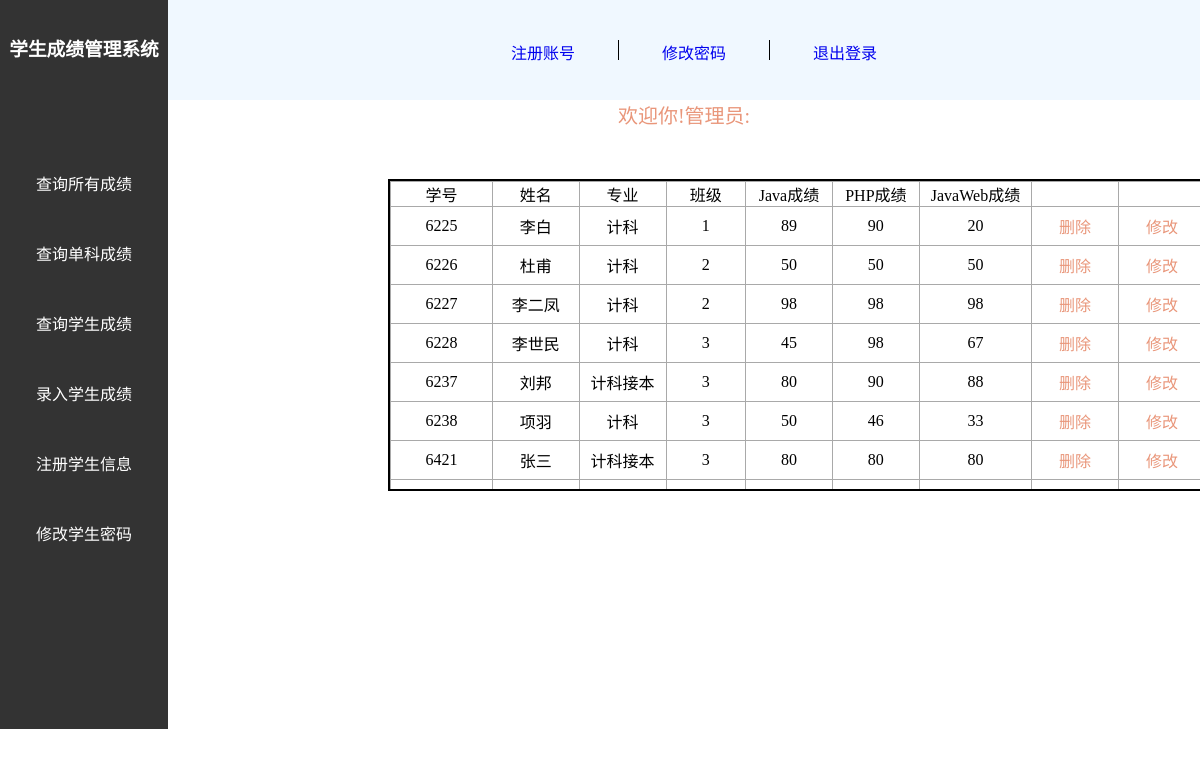
The page /select_all.php on the database its author committed.
### tables this page shows
CREATE TABLE `stu` (
  `Id` int(11) NOT NULL AUTO_INCREMENT,
  `name` varchar(20) NOT NULL DEFAULT '',
  `major` varchar(20) NOT NULL DEFAULT '',
  `classes` varchar(20) NOT NULL DEFAULT '',
  `Java` varchar(20) DEFAULT NULL,
  `PHP` varchar(20) DEFAULT NULL,
  `JavaWeb` varchar(20) DEFAULT NULL,
  PRIMARY KEY (`Id`)
);

### select_all.php (the view, shortened to what this page needs)
<?php
	$link=@mysqli_connect('localhost','root','root','student');
?>
<!DOCTYPE html>
<html lang="zh">
<head>
	<link rel="stylesheet" href="css/select_all.css" />
</head>
<body>
	<div class="header its">
		<div class="title">
			<h3>学生成绩管理系统</h3>
		</div>
		<div class="nav">
			<div class="nav_item nav_item-it1"><a href="insert_stuser.html" class="a1">注册账号</a></div>
			<div class="nav_item nav_item-it2"><a href="update_adpwd.html" class="a1">修改密码</a></div>
			<div class="nav_item nav_item-it3"><a href="index.html" class="a1">退出登录</a></div>
		</div>
	</div>
	<div class="menu its">
		<div class="nav_item1 nav_item-it4"><a href="select_all.php" class="a2">查询所有成绩</a></div>
		<div class="nav_item1 nav_item-it5"><a href="search_sco.php" class="a2">查询单科成绩</a></div>
		<div class="nav_item1 nav_item-it6"><a href="select_stu.php" class="a2">查询学生成绩</a></div>
		<div class="nav_item1 nav_item-it7"><a href="select_insert.php" class="a2">录入学生成绩</a></div>
		<div class="nav_item1 nav_item-it8"><a href="insert_information.html" class="a2">注册学生信息</a></div>
		<div class="nav_item1 nav_item-it9"><a href="update_stupwd.html" class="a2">修改学生密码</a></div>
	</div>
	<div class="tel its">
		<div class="div2">
			<span class="c4">欢迎你!管理员:</span>
		</div>
		<form name="form1" method="post">
			<table class="tab1">
				<tr class="tr1">
					<td>学号</td>
					<td>姓名</td>
					<td>专业</td>
					<td>班级</td>
					<td>Java成绩</td>
					<td>PHP成绩</td>
					<td>JavaWeb成绩</td>
					<td>&nbsp;</td>
					<td>&nbsp;</td>
				</tr>
				<?php
					$result=mysqli_query($link,'SELECT * FROM `stu` WHERE `Java` IS NOT NULL AND `PHP` IS NOT NULL AND `JavaWeb` IS NOT NULL');
					while($row=mysqli_fetch_assoc($result)){
					echo '<tr  class="tr2"><td>'.$row['Id'].'</td>';
					echo '<td>'.$row['name'].'</td>';
					echo '<td>'.$row['major'].'</td>';
					echo '<td>'.$row['classes'].'</td>';
					echo '<td>'.$row['Java'].'</td>';
					echo '<td>'.$row['PHP'].'</td>';
					echo '<td>'.$row['JavaWeb'].'</td>';
					echo '<td><a href="delete_grade.php?Id='.$row['Id'].'" class="a3">删除</a></td>';
					echo '<td><a href="change_score.php?Id='.$row['Id'].'&name='.$row['name'].'&major='.$row['major'].'&classes='.$row['classes'].'" class="a3">修改</a></td></tr>';
					}
				?>
			</table>
		</form>
	</div>
</body>
</html>

### css/select_all.css (style rules this page uses)
* { padding: 0; margin: 0; }
.header { height:100px; background-color: aliceblue; }
.menu,.tel { float: left; }
.menu { width: 14%; height: 629px; background-color: #333333; }
.tel { width: 86%; height: 629px; }
.title { width: 14%; height: 100px; float: left; line-height: 100px; text-align: center; font-family: "微软雅黑"; color: #FFFFFF; background-color: #333333; }
.nav { width: 80%; height: 100px; float: left; }
.nav_item { width: 150px; height: 20px; float: left; text-align: center; margin-top: 40px; border-right: 1px solid black; }
.nav_item:last-child { border: none; }
.nav_item:first-child { margin-left: 300px; }
.nav_item1 { height: 20px; text-align: center; margin-top: 50px; }
.a1 { text-decoration: none; font-family: "楷体"; }
.a2 { text-decoration: none; line-height: 70px; color: #FFFFFF; font-family: "楷体"; }
.tab1 { width: 820px; font-family: "楷体"; text-align: center; margin-left: 220px; border-collapse:collapse; margin-top: 50px; border: 2px solid black; }
.tr1 td { width: 820px; text-align: center; font-family: "楷体"; border: darkgrey solid 1px; }
.tr2 td { padding: 7px; border: darkgrey solid 1px; text-align: center; font-family: "楷体"; }
.a3 { text-decoration: none; font-family: "楷体"; color: darksalmon; }
.div2 { text-align: center; }
.c4 { font-family: "楷体"; font-size: 20px; color: #E9967A; }

### rows shown on the page
stu: Id "6225", name "李白", major "计科", classes "1", Java "89", PHP "90", JavaWeb "20"
stu: Id "6226", name "杜甫", major "计科", classes "2", Java "50", PHP "50", JavaWeb "50"
stu: Id "6227", name "李二凤", major "计科", classes "2", Java "98", PHP "98", JavaWeb "98"
stu: Id "6228", name "李世民", major "计科", classes "3", Java "45", PHP "98", JavaWeb "67"
stu: Id "6237", name "刘邦", major "计科接本", classes "3", Java "80", PHP "90", JavaWeb "88"
stu: Id "6238", name "项羽", major "计科", classes "3", Java "50", PHP "46", JavaWeb "33"
stu: Id "6421", name "张三", major "计科接本", classes "3", Java "80", PHP "80", JavaWeb "80"
